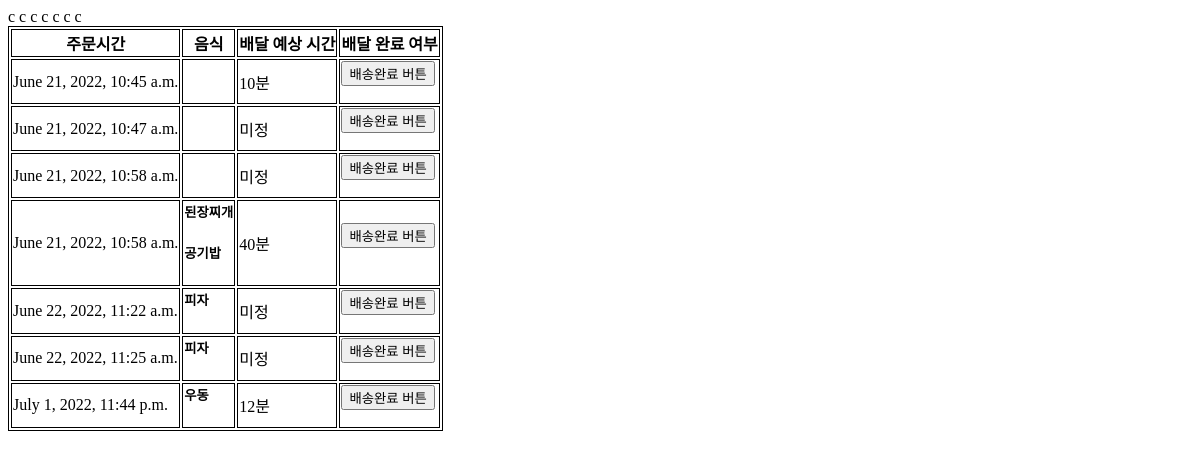
The page /delivery/orders/ on the database as committed earlier.
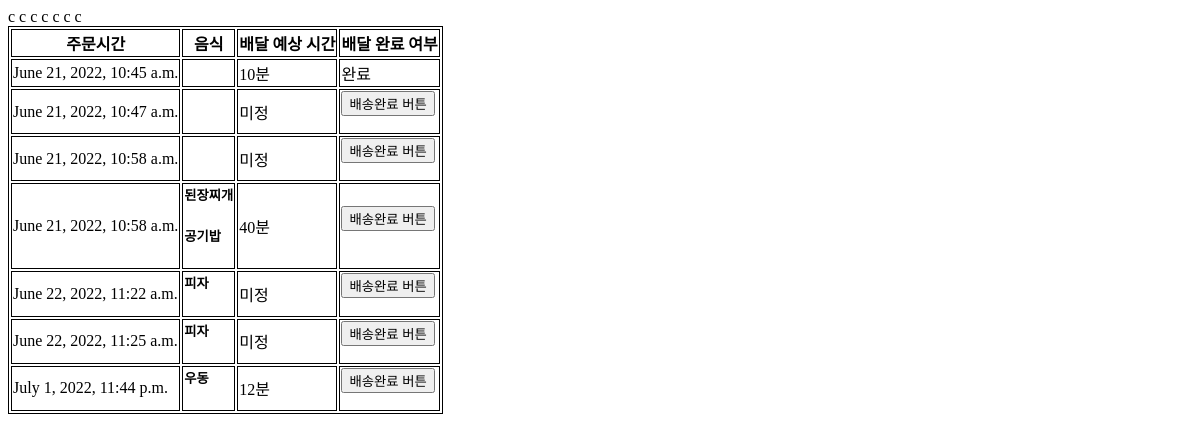
The same page on the database as committed later.
### order/models.py (models this page shows)
class Order(models.Model):
    shop = models.ForeignKey(Shop, on_delete=models.CASCADE)
    order_date = models.DateTimeField('date ordered')
    address = models.CharField(max_length=40)
    estimate_time = models.IntegerField(default=-1)
    deliver_finish = models.BooleanField(default=0)

class Orderfood(models.Model):
    order = models.ForeignKey(Order, on_delete=models.CASCADE)
    food_name = models.CharField(max_length=20)

### delivery/views.py (the view)
# urls.py: path('orders/', views.order_list, name="order_list"),
@csrf_exempt
def order_list(request):
  if request.method == 'GET':
    order_list = Order.objects.all()
    return render(request, 'delivery/order_list.html', {'order_list': order_list})
  elif request.method == 'POST':
    order_item = Order.objects.get(pk=request.POST['order_id'])
    order_item.deliver_finish = 1
    order_item.save()
    return render(request, 'delivery/success.html')
  else:
    return HttpResponse(status=404)

### delivery/templates/delivery/order_list.html (shortened to what this page needs)
<table style="border: 1px solid black">
  <tr style="border: 1px solid black">
    <th style="border: 1px solid black">주문시간</th>
    <th style="border: 1px solid black">음식</th>
    <th style="border: 1px solid black">배달 예상 시간</th>
    <th style="border: 1px solid black">배달 완료 여부</th>
  </tr>
  {% for order in order_list %}
  <tr style="border: 1px solid black">
    <td style="border: 1px solid black">
      {{order.order_date}}
    </td>
    <td style="border: 1px solid black">
      {%for food in order.orderfood_set.all%}
      <h5>{{food.food_name}}</h5>
      {%endfor%}
    </td>
    <td style="border: 1px solid black">
      {% if order.estimate_time == -1 %}
        미정
      {% else %}
       {{order.estimate_time}}분
      {% endif %}
    </td>
    <td style="border: 1px solid black">
      {% if order.deliver_finish == 0 %}
      <form method="post" action="{% url 'order_list'  %}">
        <input type="submit" value="배송완료 버튼">
      </form>
      {% else %}
      완료
      {%endif%}
    </td>
  </tr>
  {%endfor%}
</table>

Rows that differ between the two databases and show on the page:
changed Order "June 21, 2022, 10:45 a.m.": value "배송완료 버튼" → (not shown); now shows "완료"
